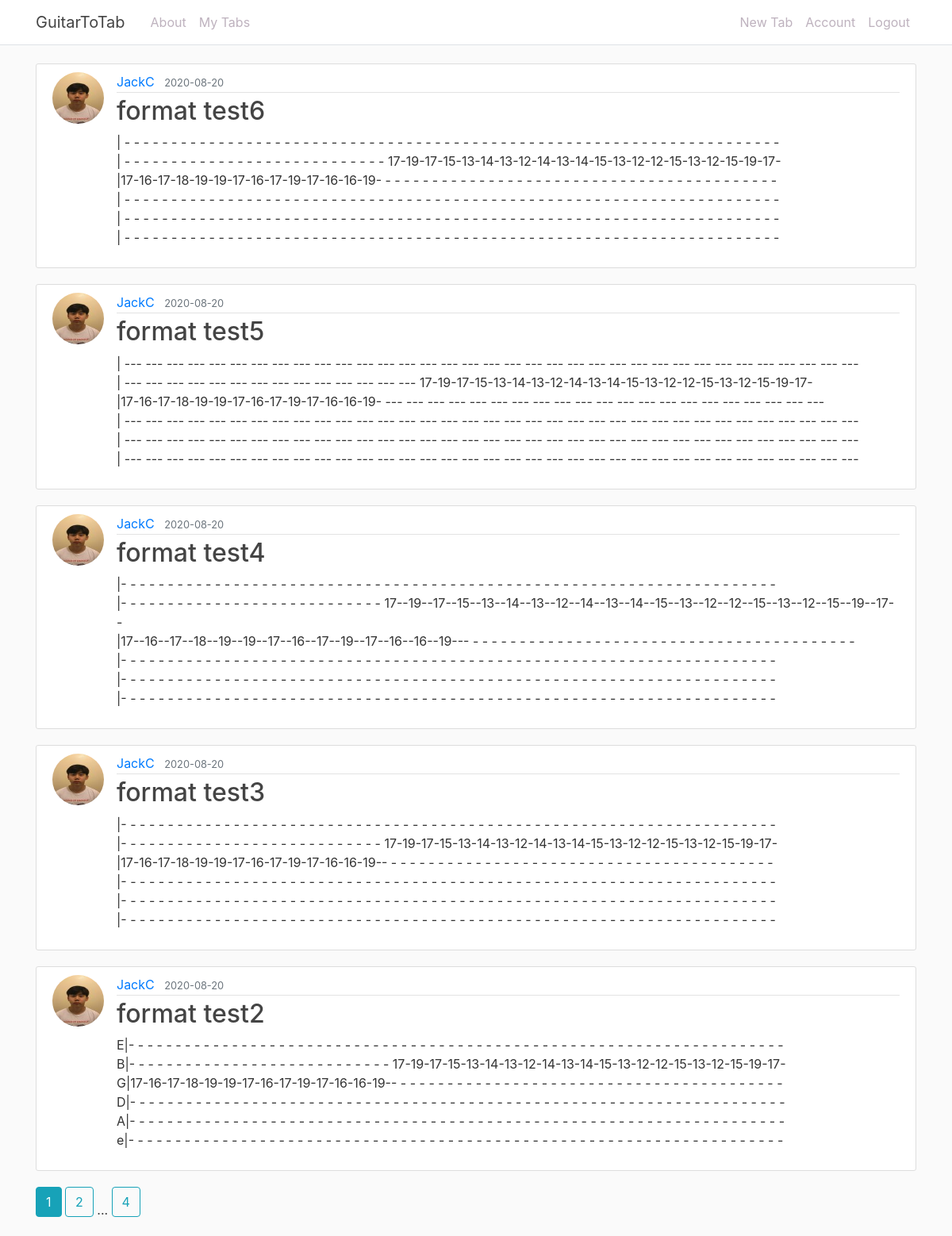
The app's page /my_tabs (signed in) with its own data.
### guitartotab/models.py (models this page shows, shortened)
class Tab(db.Model):
    id = db.Column(db.Integer, primary_key=True)
    title = db.Column(db.String(100), nullable=False)
    date_posted = db.Column(db.DateTime, nullable=False, default=datetime.utcnow)
    content = db.Column(db.Text, nullable=False)
    user_id = db.Column(db.Integer, db.ForeignKey('user.id'), nullable=False)

class User(db.Model, UserMixin):
    id = db.Column(db.Integer, primary_key=True)
    username = db.Column(db.String(20), unique=True, nullable=False)
    email = db.Column(db.String(120), unique=True, nullable=False)
    image_file = db.Column(db.String(20), nullable=False, default='default.jpg')
    password = db.Column(db.String(60), nullable=False)
    tabs = db.relationship('Tab', backref='author', lazy=True)

### guitartotab/main/routes.py (the view)
@main.route('/my_tabs')
@login_required
def my_tabs():
    page = request.args.get('page', 1, type=int)
    user = current_user
    tabs = Tab.query.filter_by(author=user).order_by(Tab.date_posted.desc()).paginate(page=page,per_page=5)
    return render_template('home.html', title='My Tabs', tabs=tabs)

### guitartotab/models.py (called while the page is built)
@login_manager.user_loader
def load_user(user_id):
    return User.query.get(int(user_id))

### guitartotab/templates/home.html
{% extends "base2.html" %}
{% block content %}
    {% if tabs.items %}
      {% for tab in tabs.items %}
          <article class="media content-section">
            <img class="rounded-circle article-img" src="{{ url_for('static', filename='profile_pics/' + tab.author.image_file) }}">
            <div class="media-body">
              <div class="article-metadata">
                <a class="mr-2" href="#">{{ tab.author.username }}</a>
                <small class="text-muted">{{ tab.date_posted.strftime('%Y-%m-%d') }}</small>
              </div>
              <h2><a class="article-title" href="{{ url_for('tabs.tab', tab_id=tab.id) }}">{{ tab.title }}</a></h2>
              <p class="article-content">{{ tab.content }}</p>
            </div>
          </article>
      {% endfor %}
      {% for page_num in tabs.iter_pages(left_edge=1, right_edge=1, left_current=1, right_current=2) %}
          {% if page_num %}
            {% if tabs.page == page_num %}
              <a class="btn btn-info mb-4" href="{{ url_for('main.my_tabs', page=page_num) }}">{{ page_num }}</a>
            {% else %}
              <a class="btn btn-outline-info mb-4" href="{{ url_for('main.my_tabs', page=page_num) }}">{{ page_num }}</a>
            {% endif %}
          {% else %}
            ...
          {% endif %}
      {% endfor %}
    {% else %}
      <h1>There seems to be nothing here...</h1>
    {% endif %}
{% endblock content %}

### guitartotab/static/main.css (style rules this page uses)
body { background: #fafafa; color: #333333; margin-top: 5rem; font-family: -apple-system, BlinkMacSystemFont, 'Segoe UI', Roboto, Oxygen, Ubuntu, Cantarell, 'Open Sans', 'Helvetica Neue', sans-serif; }
h1, h2, h3, h4, h5, h6 { color: #444444; }
.content-section { background: #ffffff; padding: 10px 20px; border: 1px solid #dddddd; border-radius: 3px; margin-bottom: 20px; }
.article-title { color: #444444; }
.article-content { white-space: pre-line; }
.article-img { height: 65px; width: 65px; margin-right: 16px; }
.article-metadata { padding-bottom: 1px; margin-bottom: 4px; border-bottom: 1px solid #e3e3e3 }

### records on screen
Tab: image_file (picture), author.username "JackC", date_posted "2020-08-20", title "format test6", content "| - - - - - - - - - - - - - - - - - - - - - - - - - - - - - - - - - - - - - - - - - - - - - - - - - - - - - - - - - - - - - - - - - - - - - - | - - - - - - - - - - - - - - - - - - - - - - - - - - - - 17-19-17-15-13-14-13-12-14-13-14-15-13-12-12-15-13-12-15-19-17- |17-16-17-18-19-19-17-16-17-19-17-16-16-19- - - - - - - - - - - - - - - - - - - - - - - - - - - - - - - - - - - - - - - - - - - | - - - - - - - - - - - - - - - - - - - - - - - - - - - - - - - - - - - - - - - - - - - - - - - - - - - - - - - - - - - - - - - - - - - - - - | - - - - - - - - - - - - - - - - - - - - - - - - - - - - - - - - - - - - - - - - - - - - - - - - - - - - - - - - - - - - - - - - - - - - - - | - - - - - - - - - - -…"
Tab: image_file (picture), author.username "JackC", date_posted "2020-08-20", title "format test5", content "| --- --- --- --- --- --- --- --- --- --- --- --- --- --- --- --- --- --- --- --- --- --- --- --- --- --- --- --- --- --- --- --- --- --- --- | --- --- --- --- --- --- --- --- --- --- --- --- --- --- 17-19-17-15-13-14-13-12-14-13-14-15-13-12-12-15-13-12-15-19-17- |17-16-17-18-19-19-17-16-17-19-17-16-16-19- --- --- --- --- --- --- --- --- --- --- --- --- --- --- --- --- --- --- --- --- --- | --- --- --- --- --- --- --- --- --- --- --- --- --- --- --- --- --- --- --- --- --- --- --- --- --- --- --- --- --- --- --- --- --- --- --- | --- --- --- --- --- --- --- --- --- --- --- --- --- --- --- --- --- --- --- --- --- --- --- --- --- --- --- --- --- --- --- --- --- --- --- | --- --- --- --- ---…"
Tab: image_file (picture), author.username "JackC", date_posted "2020-08-20", title "format test4", content "|- - - - - - - - - - - - - - - - - - - - - - - - - - - - - - - - - - - - - - - - - - - - - - - - - - - - - - - - - - - - - - - - - - - - - - |- - - - - - - - - - - - - - - - - - - - - - - - - - - - 17--19--17--15--13--14--13--12--14--13--14--15--13--12--12--15--13--12--15--19--17-- |17--16--17--18--19--19--17--16--17--19--17--16--16--19--- - - - - - - - - - - - - - - - - - - - - - - - - - - - - - - - - - - - - - - - - - |- - - - - - - - - - - - - - - - - - - - - - - - - - - - - - - - - - - - - - - - - - - - - - - - - - - - - - - - - - - - - - - - - - - - - - |- - - - - - - - - - - - - - - - - - - - - - - - - - - - - - - - - - - - - - - - - - - - - - - - - - - - - - - - - - - - - - - - - - -…"
Tab: image_file (picture), author.username "JackC", date_posted "2020-08-20", title "format test3", content "|- - - - - - - - - - - - - - - - - - - - - - - - - - - - - - - - - - - - - - - - - - - - - - - - - - - - - - - - - - - - - - - - - - - - - - |- - - - - - - - - - - - - - - - - - - - - - - - - - - - 17-19-17-15-13-14-13-12-14-13-14-15-13-12-12-15-13-12-15-19-17- |17-16-17-18-19-19-17-16-17-19-17-16-16-19-- - - - - - - - - - - - - - - - - - - - - - - - - - - - - - - - - - - - - - - - - - |- - - - - - - - - - - - - - - - - - - - - - - - - - - - - - - - - - - - - - - - - - - - - - - - - - - - - - - - - - - - - - - - - - - - - - |- - - - - - - - - - - - - - - - - - - - - - - - - - - - - - - - - - - - - - - - - - - - - - - - - - - - - - - - - - - - - - - - - - - - - - |- - - - - - - - - - - - - -…"
Tab: image_file (picture), author.username "JackC", date_posted "2020-08-20", title "format test2", content "E|- - - - - - - - - - - - - - - - - - - - - - - - - - - - - - - - - - - - - - - - - - - - - - - - - - - - - - - - - - - - - - - - - - - - - - B|- - - - - - - - - - - - - - - - - - - - - - - - - - - - 17-19-17-15-13-14-13-12-14-13-14-15-13-12-12-15-13-12-15-19-17- G|17-16-17-18-19-19-17-16-17-19-17-16-16-19-- - - - - - - - - - - - - - - - - - - - - - - - - - - - - - - - - - - - - - - - - - D|- - - - - - - - - - - - - - - - - - - - - - - - - - - - - - - - - - - - - - - - - - - - - - - - - - - - - - - - - - - - - - - - - - - - - - A|- - - - - - - - - - - - - - - - - - - - - - - - - - - - - - - - - - - - - - - - - - - - - - - - - - - - - - - - - - - - - - - - - - - - - - e|- - - - - - - - - - -…"

### other values on screen
{{ page_num }} "1"
{{ page_num }} "2" "4"
